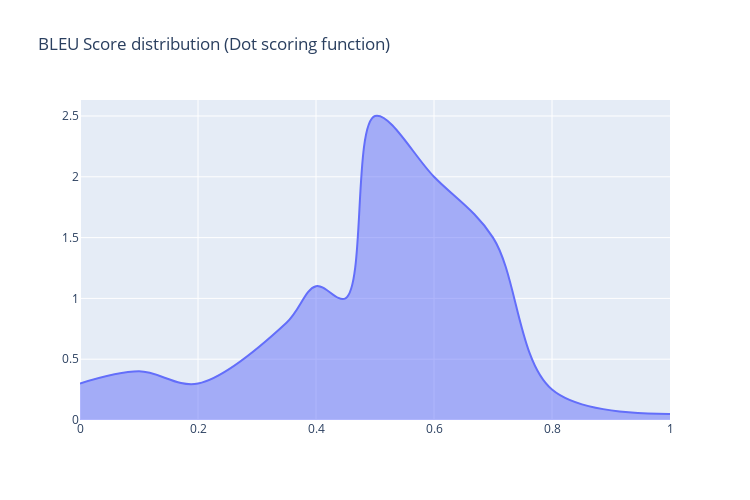

Source (notebook cell):
### Markdown cell above
6.3 Distribution of BLEU score for dot scoring function

### Code cell
fig = ff.create_distplot([bleu_scores], ['Count'])
fig.update_layout(title= 'BLEU Score distribution (Dot scoring function)', autosize=False,
    width=750,
    height=500,)
fig.show()

### Figure 1 — Plotly figure (JSON) as saved in the notebook; plotly's stock layout.template omitted (floating-point values rounded to 4 significant figures)
{"data": [{"fill": "tozeroy", "hoverinfo": "skip", "line": {"shape": "spline"}, "mode": "lines", "name": "spline", "text": ["tweak line smoothness<br>with 'smoothing' in line object"], "type": "scatter", "x": [0, 0.1, 0.2, 0.35, 0.4, 0.45, 0.5, 0.6, 0.7, 0.8, 1], "y": [0.3, 0.4, 0.3, 0.8, 1.1, 1, 2.5, 2, 1.5, 0.25, 0.05]}], "layout": {"autosize": false, "height": 500, "title": {"text": "BLEU Score distribution (Dot scoring function)"}, "width": 750}}
